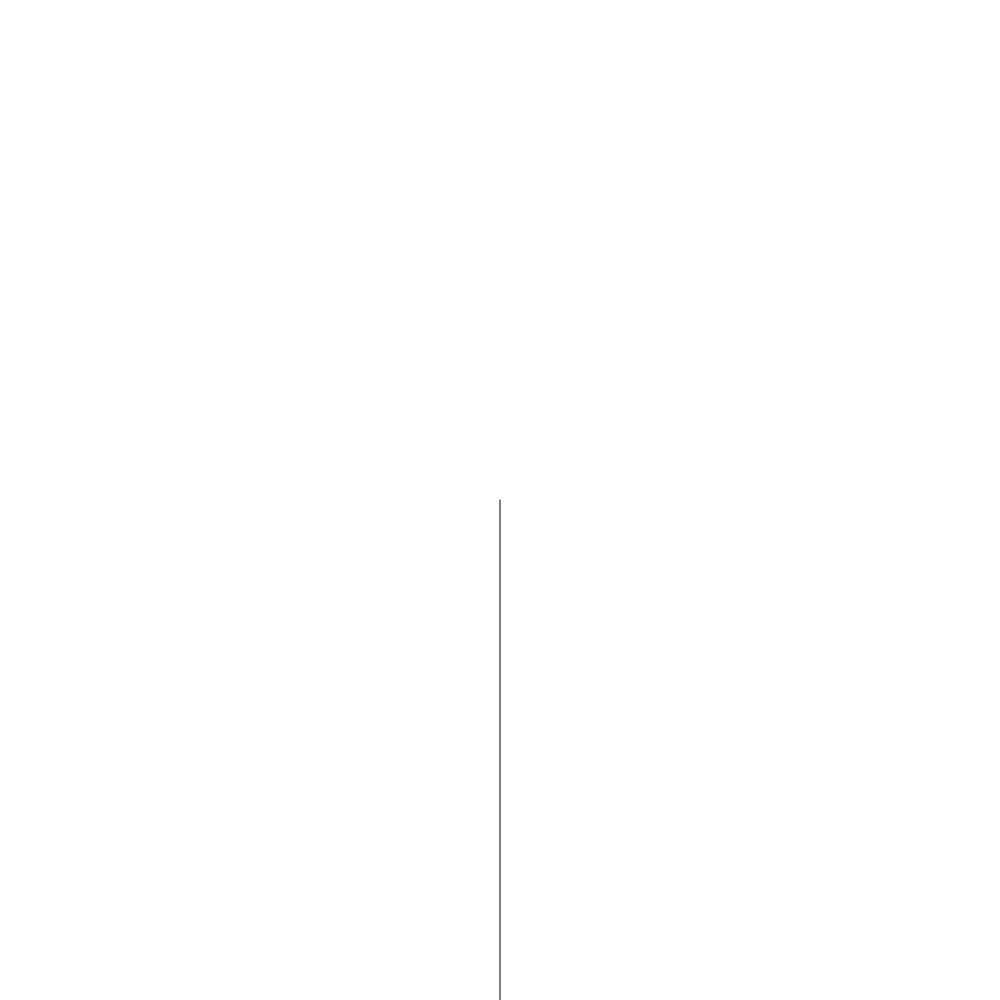
Frame 1 (no input)
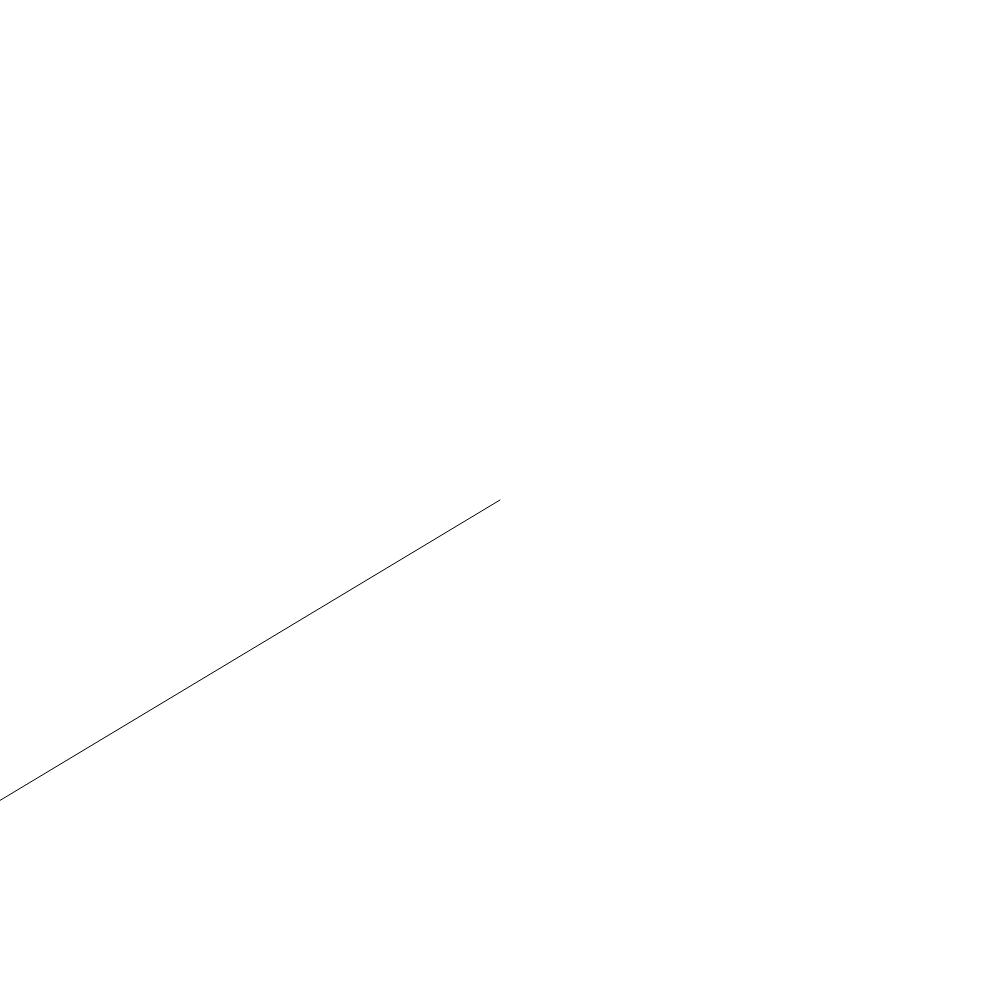
Frame 60 (no input)
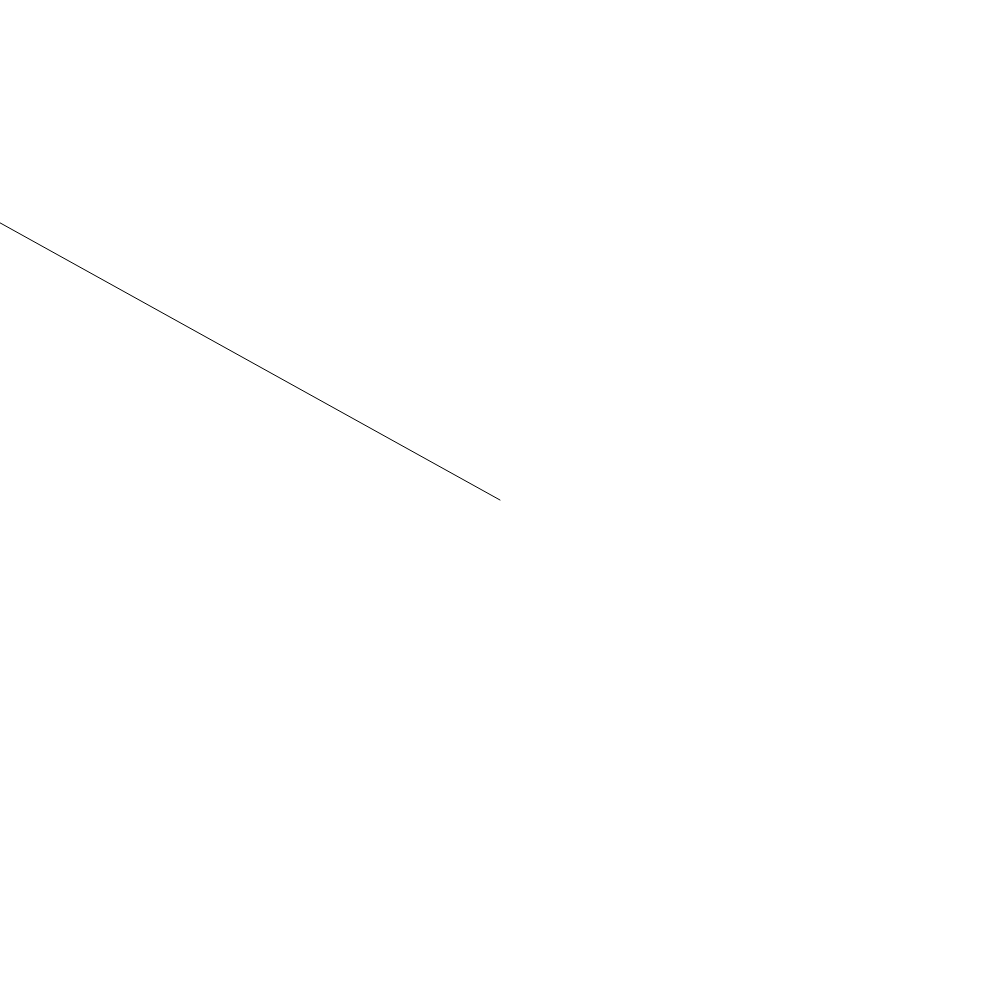
Frame 120 (the mouse pressed at the canvas centre since frame 60)

The p5.js sketch that drew these frames (run headless with seeded random() and noise() and a simulated clock; from frame 60 on, the mouse is pressed at the canvas centre):

// p5.js sketch
// ── sketch.js
var angle = 0; // 角度
var r = 1000; // 円周の半径

function setup() { // 最初に実行される関数
    createCanvas(1000,1000); // canvasの作成
    noStroke();
}

function draw() { // 毎フレーム実行される関数
    background(255); // canvasの塗りつぶし
    push(); // 座標をcanvasの中心にするため一時的に保存
    translate(width / 2, height / 2);
    stroke(0);
    x = sin(radians(angle)) * r; // 円周上のX座標の位置
    y = cos(radians(angle)) * r; // 円周上のY座標の位置
    line(0,0,x,y);
    pop();
    angle -= 1;
}
